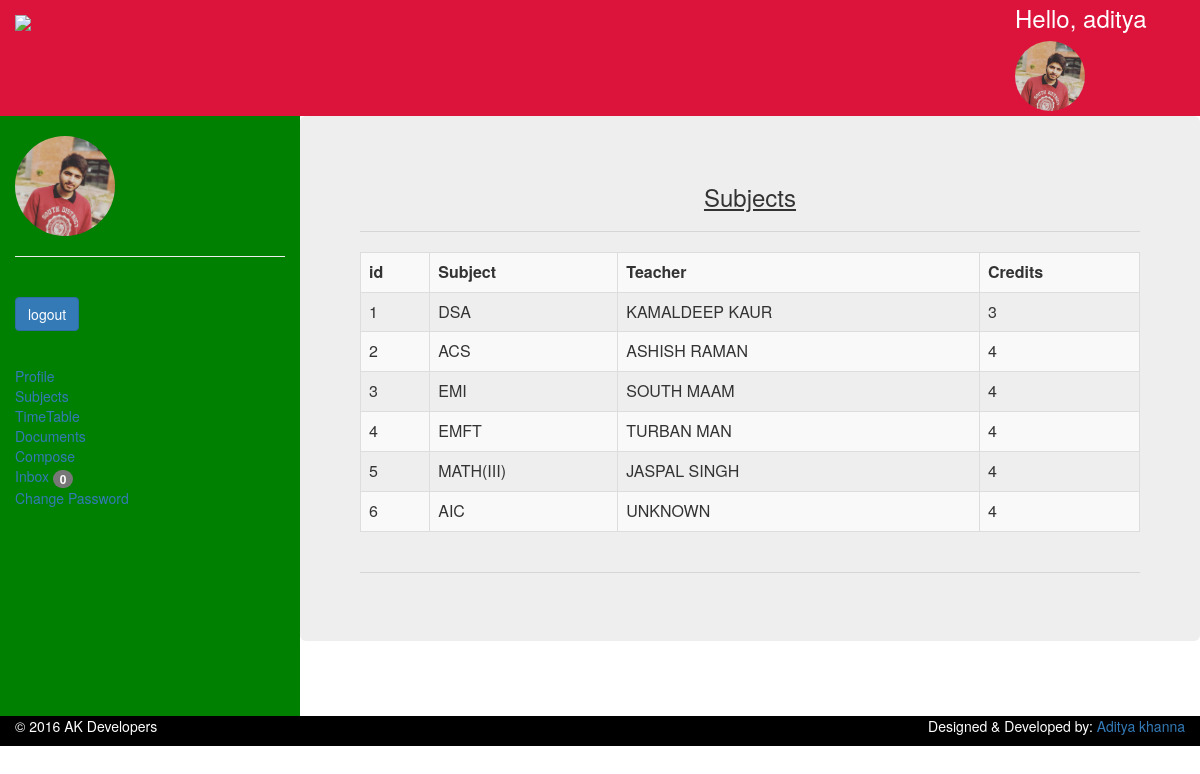
Screenshot of /php_project/home.php?courses (signed in) with the database file from the repository.
### tables this page shows
CREATE TABLE `users` (
  `id` int(11) NOT NULL,
  `fname` varchar(100) NOT NULL,
  `lname` varchar(100) NOT NULL,
  `username` varchar(100) NOT NULL,
  `password` varchar(100) NOT NULL,
  `email` varchar(100) NOT NULL,
  `phone` bigint(12) NOT NULL,
  `dp` varchar(100) NOT NULL
);

CREATE TABLE `courses` (
  `id` int(11) NOT NULL,
  `Subject` varchar(100) NOT NULL,
  `Teacher` varchar(100) NOT NULL,
  `Credits` bigint(12) NOT NULL,
  `edit` varchar(100) NOT NULL
);

### php_project/home.php (called while the page is built, shortened)
<?php
include "header.php";
include 'menu.php';
include 'footer.php';
?>

### php_project/courses.php (the view)
<div id="content"  class="col-sm-9 frame animated fadeInRight jumbotron" >
                <h3 style="text-decoration:underline;text-align:center">Subjects</h3>
    <hr>
                <div class="table-responsive">
    <table class=" table table-striped table-hover table-bordered">
       <tr>
           <th>id</th>
        <th>Subject</th>
        <th>Teacher</th>
        <th>Credits</th>
        </tr>
        <?php
           include 'connection.php';
           $sql="select * from courses";
           $res=mysqli_query($con,$sql);
           while($row=mysqli_fetch_assoc($res))
           {
           ?>
           <tr>
        <td><?php echo $row['id'];?></td>
        <td><?php echo $row['Subject'];?></td>
        <td><?php echo $row['Teacher'];?></td>
        <td><?php echo $row['Credits'];?></td>
        </tr>
        <?php
           }
           ?>
    </table>
    </div>
    <hr>
</div>

### php_project/headuser.php
<div class=" col-sm-12 dropdown">
            <?php include 'connection.php';
           $username=$_SESSION['username'];
           $sql="select dp from users where username='$username'";
           $res=mysqli_query($con,$sql);
           $res=mysqli_fetch_assoc($res);
           if($res['dp']=="")
           {
           ?>
    <div class="box" style="cursor:pointer"><a href="home.php"><span class="glyphicon glyphicon-user"></span></a></div>
           <?php
           }
           else{
               ?>
    <a href="home.php"><img src="profile/<?php echo $res['dp']?>" style="border-radius:100px;max-width:70px;min-height:70px;"></a>
           <?php
           }
           ?>
               </div>

### php_project/menu-image.php
<?php include 'connection.php';
            $username=$_SESSION['username'];
            $sql="select dp from users where username='$username'";
            $res=mysqli_query($con,$sql);
            $res=mysqli_fetch_assoc($res);
            if($res['dp']=="")
            {
            ?>
            <img src="img/user.jfif" style="border-radius:100px;" class="img-responsive">
             <hr>
            <?php
            }
            else{
                ?>
             <img src="profile/<?php echo $res['dp']?>" style="border-radius:100px;max-width:100px;min-height:100px;">
             <hr>
            <?php
            }
            ?>

### php_project/admin/assets/css/style.css (style rules this page uses)
a, a:hover, a:focus { text-decoration: none; outline: none; }
hr { margin-top: 20px; margin-bottom: 20px; border: 0; border-top: 1px solid #797979; }

### rows the page displays
users: dp (picture)
courses: id "1", Subject "DSA", Teacher "KAMALDEEP KAUR", Credits "3"
courses: id "2", Subject "ACS", Teacher "ASHISH RAMAN", Credits "4"
courses: id "3", Subject "EMI", Teacher "SOUTH MAAM", Credits "4"
courses: id "4", Subject "EMFT", Teacher "TURBAN MAN", Credits "4"
courses: id "5", Subject "MATH(III)", Teacher "JASPAL SINGH", Credits "4"
courses: id "6", Subject "AIC", Teacher "UNKNOWN", Credits "4"

### other values shown
$_SESSION['username'] "aditya"
$count "0"
